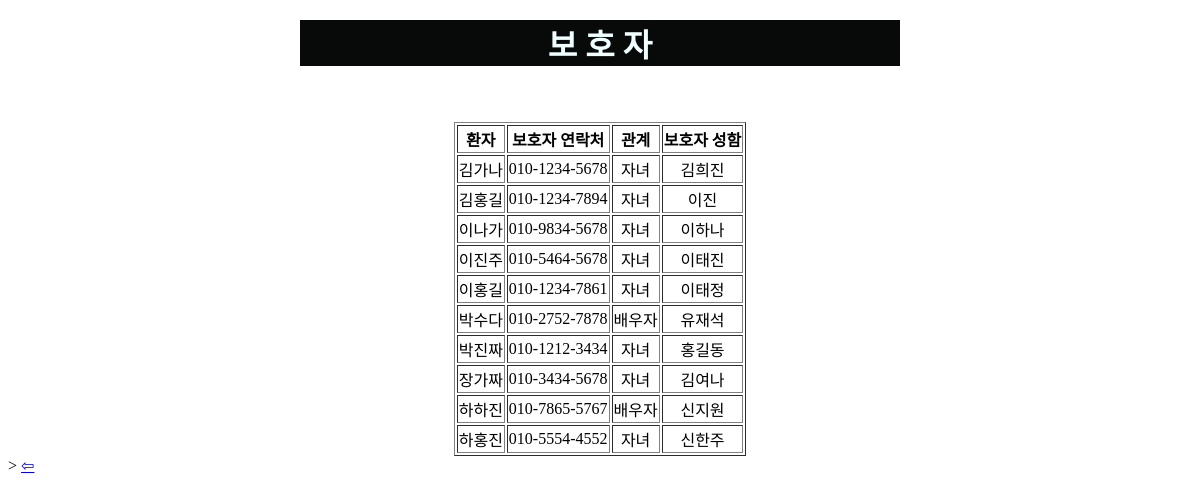
The page /family on the database its author committed.
### tables this page shows
CREATE TABLE family (
    fnumber VARCHAR(15) NOT NULL PRIMARY KEY,
    relation VARCHAR(5),
    fname VARCHAR(15)
);

CREATE TABLE patient (
    id NUMBER(8) NOT NULL PRIMARY KEY,
    Pname VARCHAR(25) NOT NULL,
    sex CHAR(1),
    age DATE,
    room NUMBER(3)
);

### hello.py (the view)
@app.route('/family')
def family():
        db = sqlite3.connect("hospital.db")
        db.row_factory = sqlite3.Row
        items = db.execute(
                'select Pname, fnumber, relation, fname from family, patient, enrollment where id=p_id and fnumber=f_number'
        ).fetchall()
        db.close()
        return render_template('family.html', items=items)

### templates/family.html (shortened to what this page needs)
<!DOCTYPE html>
<html>
    <head>
    </head>
    <body>
            <h1> 보 호 자 </h1><br><br>
            <table border="1" align="center">
                <th>환자</th>
                <th>보호자 연락처</th>
                <th>관계</th>
                <th>보호자 성함</th>
            {% for item in items %}
                <tr><td>{{ item.Pname }}</td>
                <td>{{ item.fnumber }} </td>
                <td>{{ item.relation }} </td>
                <td>{{ item.fname }}<br></td></tr>
            {% endfor %}
            </table>>
            <a href="/">⇦</a><br><br>
    </body>
</html>

### templates/family.html (style rules this page uses)
h1 { text-align: center; margin: 20px auto; display: block; max-width: 600px; height: 100%; color:azure; background-color: #080a0a;; }
table { text-align: center; background-color: #ffffff; }

### rows shown on the page
family: Pname "김가나", fnumber "010-1234-5678", relation "자녀", fname "김희진"
family: Pname "김홍길", fnumber "010-1234-7894", relation "자녀", fname "이진"
family: Pname "이나가", fnumber "010-9834-5678", relation "자녀", fname "이하나"
family: Pname "이진주", fnumber "010-5464-5678", relation "자녀", fname "이태진"
family: Pname "이홍길", fnumber "010-1234-7861", relation "자녀", fname "이태정"
family: Pname "박수다", fnumber "010-2752-7878", relation "배우자", fname "유재석"
family: Pname "박진짜", fnumber "010-1212-3434", relation "자녀", fname "홍길동"
family: Pname "장가짜", fnumber "010-3434-5678", relation "자녀", fname "김여나"
family: Pname "하하진", fnumber "010-7865-5767", relation "배우자", fname "신지원"
family: Pname "하홍진", fnumber "010-5554-4552", relation "자녀", fname "신한주"
